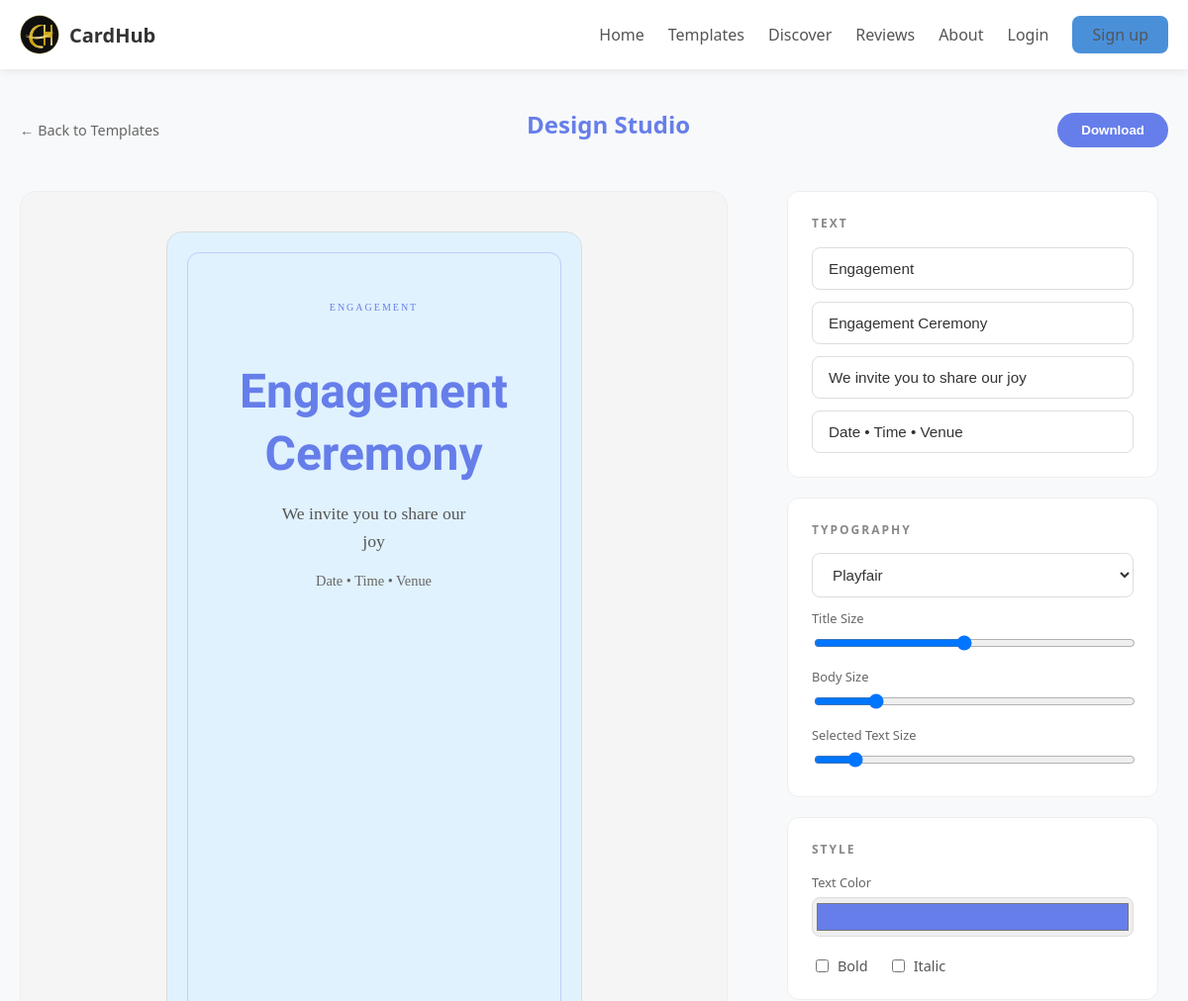
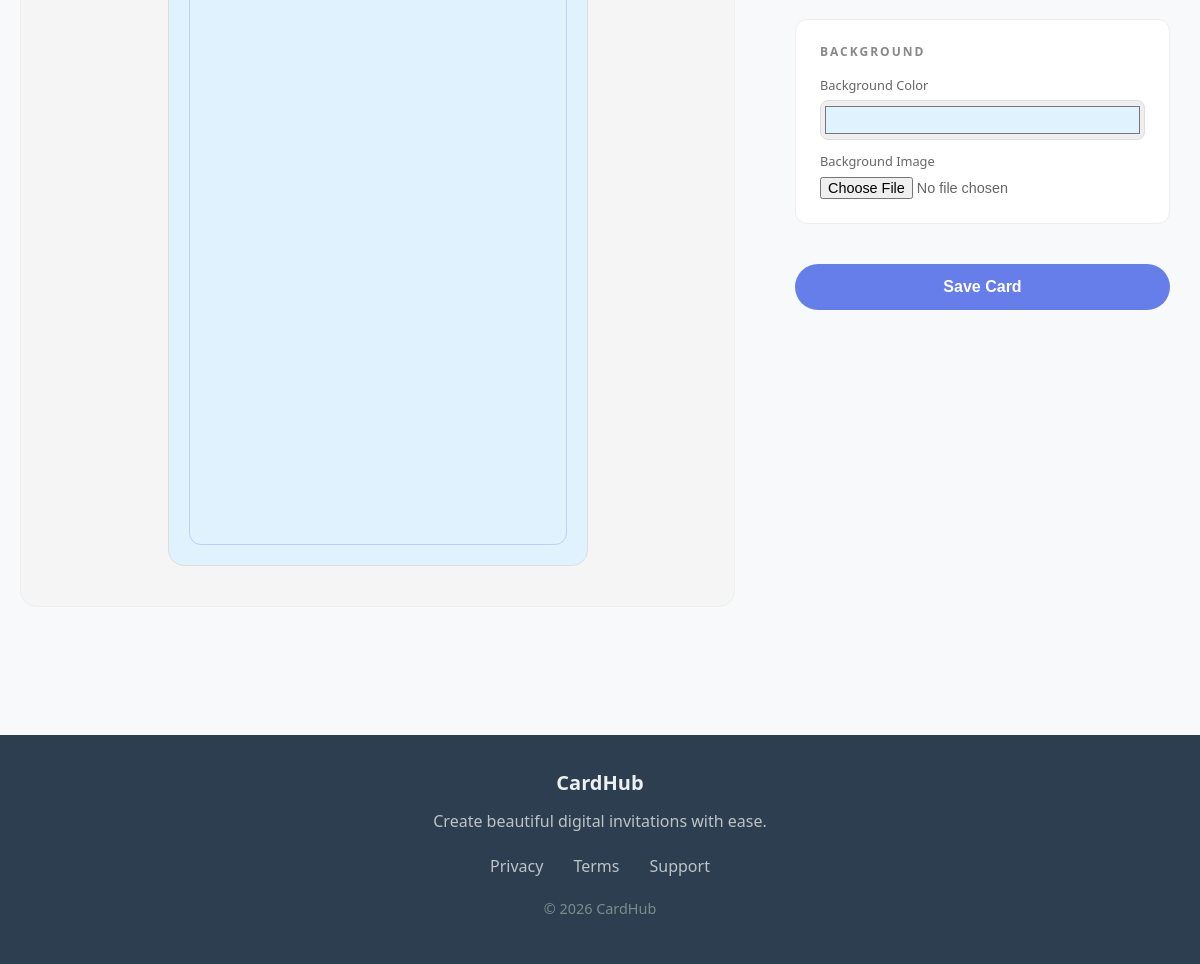
The page /template/1 on the database its author committed (2 pictures, top to bottom).
### app.py (models this page shows, shortened)
class Template(db.Model):
    __tablename__ = "templates"
    id = db.Column(db.Integer, primary_key=True)
    name = db.Column(db.String(120), nullable=False)
    category = db.Column(db.String(80), nullable=False)
    thumbnail = db.Column(db.String(200), nullable=False, default="")
    bg_color = db.Column(db.String(20), nullable=False, default="#1e293b")
    bg_image = db.Column(db.String(200), nullable=True)
    title_text = db.Column(db.String(200), nullable=False)
    line1_text = db.Column(db.String(200), nullable=False)
    line2_text = db.Column(db.String(200), nullable=False)
    label_text = db.Column(db.String(200), nullable=True, default="")
    likes = db.Column(db.Integer, default=0)
    rating = db.Column(db.Float, default=4.7)
    review_count = db.Column(db.Integer, default=0)
    reviews = db.relationship("Review", backref="template", lazy=True)

### app.py (the view)
@app.route("/template/<int:template_id>")
def template_detail(template_id):
    tpl = Template.query.get_or_404(template_id)
    attach_meta([tpl])
    reviews = Review.query.filter_by(template_id=template_id).order_by(Review.created_at.desc()).all()
    avg_rating = None
    if reviews:
        avg_rating = round(sum(r.rating for r in reviews) / len(reviews), 1)
    return render_template("template_detail.html", template=tpl, reviews=reviews, avg_rating=avg_rating)

### app.py (called while the page is built)
def current_user():
    uid = session.get("user_id")
    if not uid:
        return None
    return db.session.get(User, uid)

def attach_meta(templates):
    for t in templates:
        base_likes = t.likes or random.randint(35, 220)
        base_reviews = t.review_count or random.randint(4, 45)
        base_rating = t.rating or round(random.uniform(4.2, 4.9), 1)
        real_reviews = t.reviews
        if real_reviews:
            base_reviews = len(real_reviews)
            base_rating = round(sum(r.rating for r in real_reviews) / len(real_reviews), 1)
        t.dynamic_likes = base_likes
        t.dynamic_reviews = base_reviews
        t.dynamic_rating = base_rating
        t.sample_comment = random.choice(REVIEW_SNIPPETS)

@app.context_processor
def inject_globals():
    user = current_user()
    return {
        "current_user_obj": user,
        "USER_ROLE": "free"
    }

### templates/template_detail.html (shortened to what this page needs)
{% extends 'base.html' %}
{% block content %}
<section style="max-width: 1400px; margin: 0 auto; padding: 40px 20px 80px;">
  <div style="display: flex; justify-content: space-between; align-items: center; margin-bottom: 40px;">
    {% if card %}
      <a href="{{ url_for('profile') }}" style="color: #666; font-size: 0.9rem;">← Back to Profile</a>
    {% else %}
      <a href="{{ url_for('templates_gallery') }}" style="color: #666; font-size: 0.9rem;">← Back to Templates</a>
    {% endif %}
    <h1 style="font-size: 1.5rem; color: #667eea;">Design Studio</h1>
    <button onclick="downloadCard()" type="button" style="padding: 10px 24px; border-radius: 25px; background: #667eea; color: white; font-weight: 600; border: none; cursor: pointer;">
      Download
    </button>
  </div>
  <div style="display: grid; grid-template-columns: 1.3fr 0.7fr; gap: 60px;">
    <div style="display: flex; justify-content: center; background: #f5f5f5; padding: 40px; border-radius: 16px; border: 1px solid #eee;">
      <div id="card-preview" style="aspect-ratio: 3/4; width: 420px; border-radius: 16px; position: relative; overflow: hidden; border: 1px solid #ddd; display: flex; flex-direction: column; align-items: center;
        {% if template.bg_image %}
          background-image: url('{{ template.bg_image }}'); background-size: cover; background-position: center;
        {% else %}
          background: {{ card.bg_color if card else template.bg_color }};
        {% endif %}
        font-family: 'Playfair Display', serif;
      ">
        <div style="position: absolute; inset: 20px; border-radius: 12px; border: 1px solid rgba(102, 126, 234, 0.3); pointer-events: none;"></div>
        <div id="preview-label" class="editable-text" style="top: 70px; color: #667eea; font-size: 10px; text-transform: uppercase; letter-spacing: 2px;">
          {{ card.label_text if card else (template.label_text if template.label_text else template.category) }}
        </div>
        <h2 id="preview-title" class="editable-text" style="top: 130px; font-size: 3rem; color: #667eea; font-family: 'Great Vibes', cursive;">
          {{ card.title_text if card else template.title_text }}
        </h2>
        <p id="preview-line1" class="editable-text" style="top: 230px; font-size: 1.1rem; color: #555;">
          {{ card.line1_text if card else template.line1_text }}
        </p>
        <p id="preview-line2" class="editable-text" style="top: 300px; font-size: 0.9rem; color: #666;">
          {{ card.line2_text if card else template.line2_text }}
        </p>
      </div>
    </div>
    <div style="height: 85vh; overflow-y: auto; padding-right: 10px;">
      <form method="POST" action="{{ url_for('save_card', template_id=template.id) }}">
        <div style="background: white; padding: 24px; border-radius: 12px; border: 1px solid #eee; margin-bottom: 20px;">
          <h3 style="font-size: 0.75rem; text-transform: uppercase; letter-spacing: 2px; color: #888; margin-bottom: 16px;">Text</h3>
          <input name="label" id="label-input" class="form-input" style="margin-bottom: 12px;"
                 value="{{ card.label_text if card else (template.label_text if template.label_text else template.category) }}">
          <input name="title" id="title-input" class="form-input" style="margin-bottom: 12px;"
                 value="{{ card.title_text if card else template.title_text }}">
          <input name="line1" id="line1-input" class="form-input" style="margin-bottom: 12px;"
                 value="{{ card.line1_text if card else template.line1_text }}">
          <input name="line2" id="line2-input" class="form-input"
                 value="{{ card.line2_text if card else template.line2_text }}">
        </div>
        <div style="background: white; padding: 24px; border-radius: 12px; border: 1px solid #eee; margin-bottom: 20px;">
          <h3 style="font-size: 0.75rem; text-transform: uppercase; letter-spacing: 2px; color: #888; margin-bottom: 16px;">Typography</h3>
          <select id="font-family" class="form-input" style="margin-bottom: 12px;">
            <option value="'Playfair Display', serif">Playfair</option>
          </select>
          <div style="margin-bottom: 12px;">
            <label style="font-size: 0.8rem; color: #666; display: block; margin-bottom: 6px;">Title Size</label>
            <input type="range" id="title-size" min="20" max="80" value="50" style="width: 100%;">
          </div>
          <div style="margin-bottom: 12px;">
            <label style="font-size: 0.8rem; color: #666; display: block; margin-bottom: 6px;">Body Size</label>
            <input type="range" id="body-size" min="12" max="40" value="18" style="width: 100%;">
          </div>
          <div>
            <label style="font-size: 0.8rem; color: #666; display: block; margin-bottom: 6px;">Selected Text Size</label>
            <input type="range" id="active-size" min="10" max="100" value="20" style="width: 100%;">
          </div>
        </div>
        <div style="background: white; padding: 24px; border-radius: 12px; border: 1px solid #eee; margin-bottom: 20px;">
          <h3 style="font-size: 0.75rem; text-transform: uppercase; letter-spacing: 2px; color: #888; margin-bottom: 16px;">Style</h3>
          <div style="margin-bottom: 12px;">
            <label style="font-size: 0.8rem; color: #666; display: block; margin-bottom: 6px;">Text Color</label>
            <input type="color" id="active-text-color" value="#667eea" style="width: 100%; height: 40px; border: 1px solid #ddd; border-radius: 8px;">
          </div>
          <div style="display: flex; gap: 20px; padding-top: 8px; font-size: 0.9rem; color: #555;">
            <label style="display: flex; align-items: center; gap: 6px;">
              <input type="checkbox" id="bold-toggle"> Bold
            </label>
            <label style="display: flex; align-items: center; gap: 6px;">
              <input type="checkbox" id="italic-toggle"> Italic
            </label>
          </div>
        </div>
        <div style="background: white; padding: 24px; border-radius: 12px; border: 1px solid #eee; margin-bottom: 20px;">
          <h3 style="font-size: 0.75rem; text-transform: uppercase; letter-spacing: 2px; color: #888; margin-bottom: 16px;">Background</h3>
          <div style="margin-bottom: 12px;">
            <label style="font-size: 0.8rem; color: #666; display: block; margin-bottom: 6px;">Background Color</label>
            <input type="color" id="bg-color" value="{{ card.bg_color if card else template.bg_color }}" style="width: 100%; height: 40px; border: 1px solid #ddd; border-radius: 8px;">
          </div>
          <div>
            <label style="font-size: 0.8rem; color: #666; display: block; margin-bottom: 6px;">Background Image</label>
            <input type="file" id="bg-image" accept="image/*" style="font-size: 0.9rem; color: #666;">
          </div>
        </div>
        <div style="padding-top: 20px;">
          <button type="submit" style="width: 100%; padding: 14px; border-radius: 25px; background: #667eea; color: white; font-weight: 600; border: none; cursor: pointer; font-size: 1rem;">
            Save Card
          </button>
        </div>
      </form>
    </div>
  </div>
</section>
{% endblock %}

### static/css/styles.css (style rules this page uses)
* { -webkit-tap-highlight-color: transparent; box-sizing: border-box; }
html, body { overflow-x: hidden; scroll-behavior: smooth; }
body { background: #f8f9fa; font-family: 'Segoe UI', system-ui, sans-serif; color: #333; -webkit-font-smoothing: antialiased; min-height: 100vh; margin: 0; padding: 0; }
.form-input { width: 100%; font-size: 0.95rem; padding: 12px 16px; border-radius: 8px; border: 1px solid #ddd; background: white; color: #333; transition: border-color 0.3s ease, box-shadow 0.3s ease; }
h1, h2, h3, h4, h5, h6 { margin: 0 0 12px 0; font-weight: 600; line-height: 1.3; }
h1 { font-size: 1.75rem; }
h2 { font-size: 1.5rem; }
h3 { font-size: 1.25rem; }
p { margin: 0 0 12px 0; line-height: 1.6; }
a { color: #4a90d9; text-decoration: none; }

### templates/template_detail.html (style rules this page uses)
#card-preview .editable-text { position: absolute; left: 50%; transform: translateX(-50%); max-width: 85%; text-align: center; white-space: normal; }

### rows shown on the page
Template: label_text+category "ENGAGEMENT", title_text "Engagement Ceremony", line1_text "We invite you to share our joy", line2_text "Date • Time • Venue", label "Engagement", title "Engagement Ceremony", line1 "We invite you to share our joy", line2 "Date • Time • Venue", bg_color "#e0f2fe"

### other values the page prints
{{ label }} "Home Templates Discover Reviews About Login"
